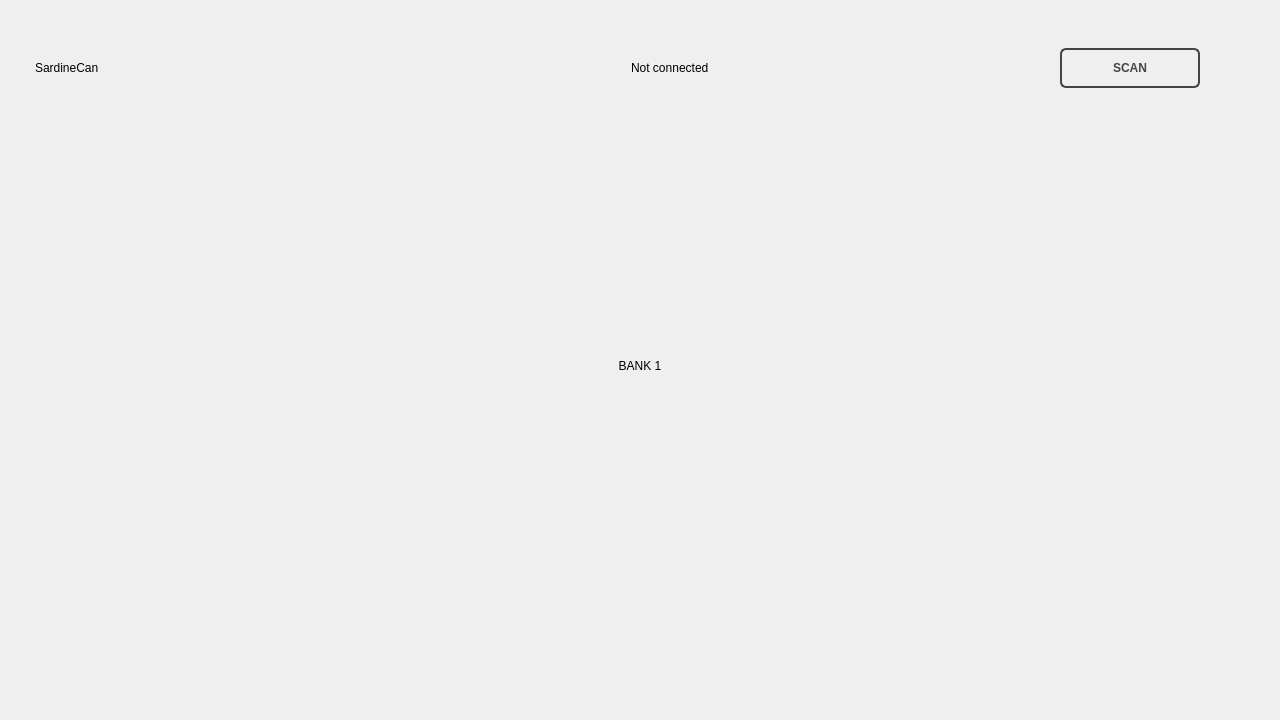
<?xml version="1.0" encoding="UTF-8"?>
<ui version="4.0">
 <class>MainWindow</class>
 <widget class="QWidget" name="MainWindow">
  <property name="geometry">
   <rect>
    <x>0</x>
    <y>0</y>
    <width>1280</width>
    <height>720</height>
   </rect>
  </property>
  <property name="minimumSize">
   <size>
    <width>1280</width>
    <height>720</height>
   </size>
  </property>
  <property name="windowTitle">
   <string>SardineCan</string>
  </property>
  <layout class="QVBoxLayout" name="verticalLayout">
   <item>
    <widget class="QWidget" name="header_" native="true">
     <property name="maximumSize">
      <size>
       <width>16777215</width>
       <height>100</height>
      </size>
     </property>
     <layout class="QGridLayout" name="gridLayout">
      <property name="leftMargin">
       <number>24</number>
      </property>
      <item row="1" column="2">
       <widget class="QWidget" name="widget" native="true">
        <layout class="QGridLayout" name="gridLayout_2">
         <property name="leftMargin">
          <number>0</number>
         </property>
         <property name="topMargin">
          <number>0</number>
         </property>
         <property name="rightMargin">
          <number>0</number>
         </property>
         <property name="bottomMargin">
          <number>0</number>
         </property>
         <property name="horizontalSpacing">
          <number>12</number>
         </property>
         <property name="verticalSpacing">
          <number>16</number>
         </property>
         <item row="0" column="0">
          <widget class="QLabel" name="wifi_icon_">
           <property name="minimumSize">
            <size>
             <width>32</width>
             <height>24</height>
            </size>
           </property>
           <property name="maximumSize">
            <size>
             <width>32</width>
             <height>24</height>
            </size>
           </property>
           <property name="text">
            <string/>
           </property>
           <property name="scaledContents">
            <bool>true</bool>
           </property>
          </widget>
         </item>
         <item row="0" column="1">
          <widget class="QLabel" name="label_3">
           <property name="styleSheet">
            <string notr="true">color: &quot;#888888&quot;</string>
           </property>
           <property name="text">
            <string>Not connected</string>
           </property>
          </widget>
         </item>
        </layout>
       </widget>
      </item>
      <item row="1" column="0">
       <widget class="QLabel" name="label">
        <property name="minimumSize">
         <size>
          <width>200</width>
          <height>68</height>
         </size>
        </property>
        <property name="maximumSize">
         <size>
          <width>200</width>
          <height>68</height>
         </size>
        </property>
        <property name="text">
         <string>SardineCan</string>
        </property>
        <property name="scaledContents">
         <bool>true</bool>
        </property>
       </widget>
      </item>
      <item row="1" column="1">
       <spacer name="horizontalSpacer">
        <property name="orientation">
         <enum>Qt::Horizontal</enum>
        </property>
        <property name="sizeHint" stdset="0">
         <size>
          <width>40</width>
          <height>20</height>
         </size>
        </property>
       </spacer>
      </item>
      <item row="1" column="3">
       <spacer name="horizontalSpacer_4">
        <property name="orientation">
         <enum>Qt::Horizontal</enum>
        </property>
        <property name="sizeHint" stdset="0">
         <size>
          <width>40</width>
          <height>20</height>
         </size>
        </property>
       </spacer>
      </item>
      <item row="0" column="0">
       <spacer name="verticalSpacer">
        <property name="orientation">
         <enum>Qt::Vertical</enum>
        </property>
        <property name="sizeHint" stdset="0">
         <size>
          <width>20</width>
          <height>40</height>
         </size>
        </property>
       </spacer>
      </item>
      <item row="1" column="4">
       <widget class="QWidget" name="widget_2" native="true">
        <layout class="QHBoxLayout" name="horizontalLayout_2">
         <property name="spacing">
          <number>16</number>
         </property>
         <property name="leftMargin">
          <number>0</number>
         </property>
         <property name="topMargin">
          <number>0</number>
         </property>
         <property name="rightMargin">
          <number>24</number>
         </property>
         <property name="bottomMargin">
          <number>0</number>
         </property>
         <item>
          <widget class="QPushButton" name="scan_button_">
           <property name="minimumSize">
            <size>
             <width>140</width>
             <height>0</height>
            </size>
           </property>
           <property name="maximumSize">
            <size>
             <width>16777215</width>
             <height>40</height>
            </size>
           </property>
           <property name="cursor">
            <cursorShape>PointingHandCursor</cursorShape>
           </property>
           <property name="styleSheet">
            <string notr="true">QPushButton{
	border: 2px solid #454545;
	background: transparent;
	color: #454545;
 	border-radius: 6px;
	font-weight: 500;
}

QPushButton:hover{
	background-color: #454545;
	color: #fff;
}</string>
           </property>
           <property name="text">
            <string>SCAN</string>
           </property>
          </widget>
         </item>
         <item>
          <widget class="QPushButton" name="setup_button_">
           <property name="minimumSize">
            <size>
             <width>20</width>
             <height>20</height>
            </size>
           </property>
           <property name="maximumSize">
            <size>
             <width>20</width>
             <height>20</height>
            </size>
           </property>
           <property name="cursor">
            <cursorShape>PointingHandCursor</cursorShape>
           </property>
           <property name="styleSheet">
            <string notr="true">QPushButton {
                background-color: transparent;
                border: none;
                image: url(:/icons/gear.svg);
            }

            QPushButton:hover {
                image: url(:/icons/gear-hover.svg);
            }

            QPushButton:disabled {
                image: url(:/icons/gear-disabled.svg);
            }</string>
           </property>
           <property name="text">
            <string/>
           </property>
          </widget>
         </item>
        </layout>
       </widget>
      </item>
     </layout>
    </widget>
   </item>
   <item>
    <spacer name="verticalSpacer_2">
     <property name="orientation">
      <enum>Qt::Vertical</enum>
     </property>
     <property name="sizeHint" stdset="0">
      <size>
       <width>20</width>
       <height>40</height>
      </size>
     </property>
    </spacer>
   </item>
   <item>
    <widget class="QLabel" name="bank_label_">
     <property name="minimumSize">
      <size>
       <width>0</width>
       <height>80</height>
      </size>
     </property>
     <property name="text">
      <string>BANK 1</string>
     </property>
     <property name="alignment">
      <set>Qt::AlignCenter</set>
     </property>
    </widget>
   </item>
   <item>
    <widget class="QWidget" name="pedal_container_" native="true">
     <property name="layoutDirection">
      <enum>Qt::LeftToRight</enum>
     </property>
     <layout class="QHBoxLayout" name="horizontalLayout">
      <property name="spacing">
       <number>24</number>
      </property>
      <item>
       <spacer name="horizontalSpacer_2">
        <property name="orientation">
         <enum>Qt::Horizontal</enum>
        </property>
        <property name="sizeHint" stdset="0">
         <size>
          <width>40</width>
          <height>20</height>
         </size>
        </property>
       </spacer>
      </item>
      <item>
       <widget class="QPushButton" name="left_index_button_">
        <property name="minimumSize">
         <size>
          <width>70</width>
          <height>70</height>
         </size>
        </property>
        <property name="maximumSize">
         <size>
          <width>70</width>
          <height>70</height>
         </size>
        </property>
        <property name="cursor">
         <cursorShape>PointingHandCursor</cursorShape>
        </property>
        <property name="styleSheet">
         <string notr="true">QPushButton {
                border: none;
                background-color: transparent;
                image: url(:/icons/chevron-left.svg);
            }
            QPushButton:hover {
                image: url(:/icons/chevron-left-hover.svg);
            }
            QPushButton:disabled {
                image: url(:/icons/chevron-left-disabled.svg);
            }</string>
        </property>
        <property name="text">
         <string/>
        </property>
       </widget>
      </item>
      <item>
       <widget class="sardine_can::PedalWidget" name="pedal_widget_" native="true"/>
      </item>
      <item>
       <widget class="QPushButton" name="right_index_button_">
        <property name="minimumSize">
         <size>
          <width>70</width>
          <height>70</height>
         </size>
        </property>
        <property name="maximumSize">
         <size>
          <width>70</width>
          <height>70</height>
         </size>
        </property>
        <property name="cursor">
         <cursorShape>PointingHandCursor</cursorShape>
        </property>
        <property name="styleSheet">
         <string notr="true">QPushButton {
                border: none;
                background-color: transparent;
                image: url(:/icons/chevron-right.svg);
            }
            QPushButton:hover {
                image: url(:/icons/chevron-right-hover.svg);
            }
            QPushButton:disabled {
                image: url(:/icons/chevron-right-disabled.svg);
            }</string>
        </property>
        <property name="text">
         <string/>
        </property>
       </widget>
      </item>
      <item>
       <spacer name="horizontalSpacer_3">
        <property name="orientation">
         <enum>Qt::Horizontal</enum>
        </property>
        <property name="sizeHint" stdset="0">
         <size>
          <width>40</width>
          <height>20</height>
         </size>
        </property>
       </spacer>
      </item>
     </layout>
    </widget>
   </item>
   <item>
    <spacer name="verticalSpacer_3">
     <property name="orientation">
      <enum>Qt::Vertical</enum>
     </property>
     <property name="sizeHint" stdset="0">
      <size>
       <width>20</width>
       <height>40</height>
      </size>
     </property>
    </spacer>
   </item>
  </layout>
 </widget>
 <customwidgets>
  <customwidget>
   <class>sardine_can::PedalWidget</class>
   <extends>QWidget</extends>
   <header location="global">pedal_widget.hpp</header>
   <container>1</container>
  </customwidget>
 </customwidgets>
 <resources/>
 <connections/>
</ui>
